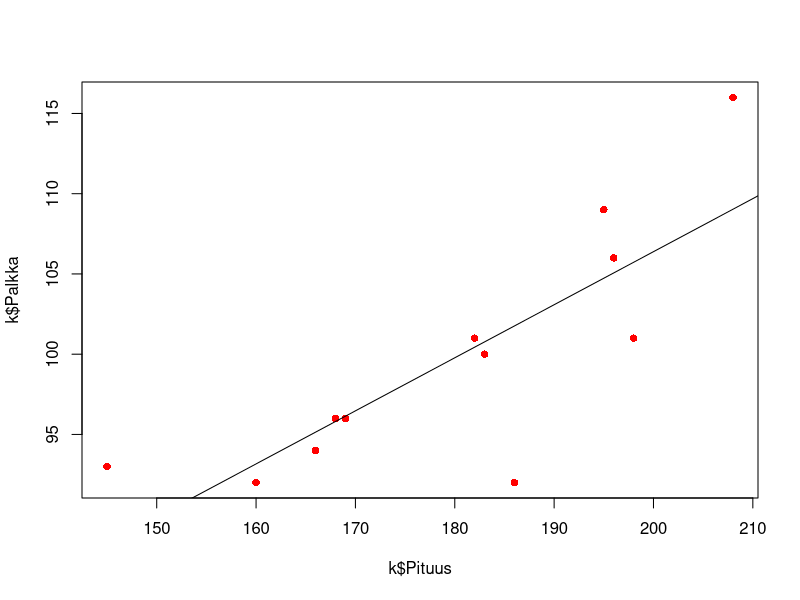

Here is the R script that generated this plot:
## ---- chunk 1
k<-data.frame(
  Pituus=c(183,160,196,186,195,182,208,169,166,198,145,168),
  Palkka=c(100,92,106,92,109,101,116,96,94,101,93,96)
)
fit<-lm(formula=Palkka~Pituus, data=k)
summary(fit)
anova(fit)
coefficients(fit)[1] + coefficients(fit)[2] * 179
plot(k$Pituus, k$Palkka, col='red', pch=16)
abline(fit)
## ---- chunk 2
beta<-sum(((k$Pituus - mean(k$Pituus)) * (k$Palkka - mean(k$Palkka)))) / sum(((k$Pituus - mean(k$Pituus)))^2)
beta
alpha<-mean(k$Palkka) - beta * mean(k$Pituus)
alpha
## ---- chunk 3
S_XY<-sum(k$Pituus * k$Palkka) - sum(nrow(k) * mean(k$Pituus) * mean(k$Palkka))
S_XX<-sum(k$Pituus^2) - sum(nrow(k) * mean(k$Pituus)^2)
S_YY<-sum(k$Palkka^2) - sum(nrow(k) * mean(k$Palkka)^2)
SS_R<-sum((k$Palkka - alpha - beta * k$Pituus)^2)
var_est<-((S_XX * S_YY - S_XY^2) / S_XX) / (nrow(k) - 2)
var_est
